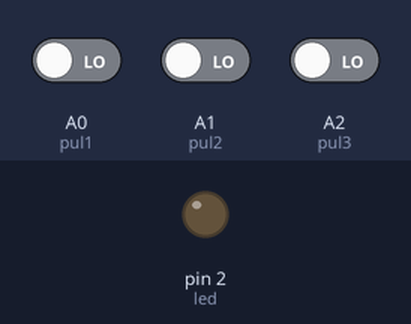
Recording of a sketch running on a simulated Arduino Uno, built with avr-gcc and run on an emulated ATmega328P. Shown: output pins drawn as LEDs (lit = HIGH). Dashed ring = blinking. The test bench sets the inputs (shaded band); at power-on: A2 (pul3) LOW, A1 (pul2) LOW, A0 (pul1) LOW.

Above: at 1.2 s.
1.3 s: A2 (pul3) driven HIGH
At 1.7 s:
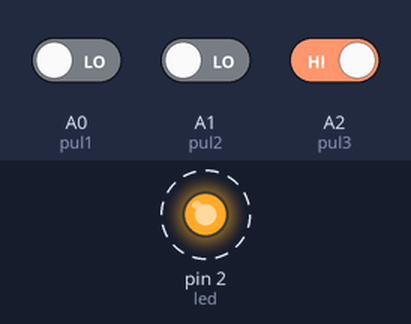
4.3 s: A1 (pul2) driven HIGH
At 13.1 s:
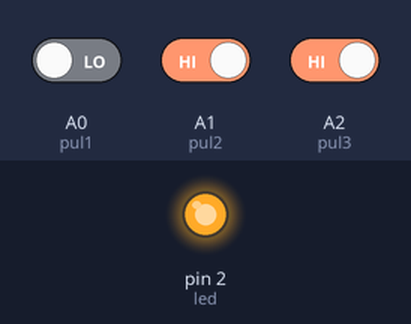
Timing chart, 0 to 13.3 s (numbered marks = the images above; inputs shaded):
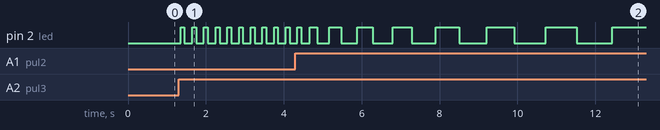

Measured:
- after the input at 1.3 s, pin 2 (led): alternates HIGH for 0.10 s and LOW for 0.20 s, starting after 0.05 s

The sketch:

utn_clase_arduino02_001_cottiersolange_c31.ino
```cpp
#define pul1 A0
#define pul2 A1
#define pul3 A2
#define led 2

//Variables para almacenar el estado lógico de los pulsadores

boolean set;
boolean mas;
boolean menos;

//Variable para hacer un antirrebote

boolean estadoAnterior = 0;
//Con esta variable, dependiendo de su valor vamos a encender o apagar el led
short x;
//Variable utilizada para modificar el tiempo del parpadeo
int tiempo = 100;

void setup() {
  Serial.begin(9600);
  pinMode(pul1, INPUT);
  pinMode(pul2, INPUT);
  pinMode(pul3, INPUT);
  pinMode(led, OUTPUT);
}

void selec() {

  set = digitalRead(pul3); // Verificamos el estado lógico del pulsador set

  if (set != estadoAnterior) { // Si el estado actual del pulsador "set" es diferente al estado anterior, entonces continuamos
    if (set == HIGH) { // Si el estado del pulsador es igual a 1(Si presionamos el pulsador), entonces:
      x++; //Sumamos una la variable x;
    }
  }

  delay(50); //Establecemos una pausa de 50ms
  estadoAnterior = set; //El valor de la variable estadoAnterior va a ser igual al valor del estado actual

  // La variable x va a tener 2 valores 0 y 1 cero para apagar el led y uno para encenderlo

  if (x == 2 ) { // Cuando la variable x llegue a 2:
    x = 0;  // Enceramos x.
  }
}

void loop() {

  selec();

  if (x == 1) { //Si es igual a 1 (Si presionamos el pulsador), entonces:

    digitalWrite(led, HIGH); //Encendemos el led por un tiempo
    delay(tiempo);
    digitalWrite(led, LOW); //Apagamos el led por un tiempo
    delay(tiempo);
    // Para controlar el tiempo de encendido y apagado del led (Velocidad del parpadeo, utilizamos los dos pulsadores restantes.
    // Almacenamos en las variables mas y menos los estados lógicos de los pulsadores

    mas = digitalRead(pul2);
    menos = digitalRead(pul1);

    if (mas == HIGH) { // Si presionamos mas, entonces:
      tiempo = tiempo + 100; //Sumamos el valor de la variable tiempo + 100, disminuimos la velocidad del parpadeo
      delay(10);
    }

    if (menos == HIGH) { // Si presionamos menos, entonces:
      tiempo = tiempo - 100;//Restamos el valor de la variable tiempo - 100, aumentamos la velocidad del parpadeo
      delay(10);
    }

    // Los siguientes son limites que ustedes pueden modificar a su conveniencia

    if (tiempo <= 100) { // Valor mínimo que tomara la variable tiempo.
      tiempo = 100;
    }

    if (tiempo > 3000) { // Valor máximo que tomara la variable tiempo.
      tiempo = 3000;
    }

   selec(); // Verificamos si se ha presionado el pulsador selec

  } else {
    // Si presionamos nuevamente el pulsador set, el led se apagara.
    digitalWrite(led, LOW);
  }
}
```
